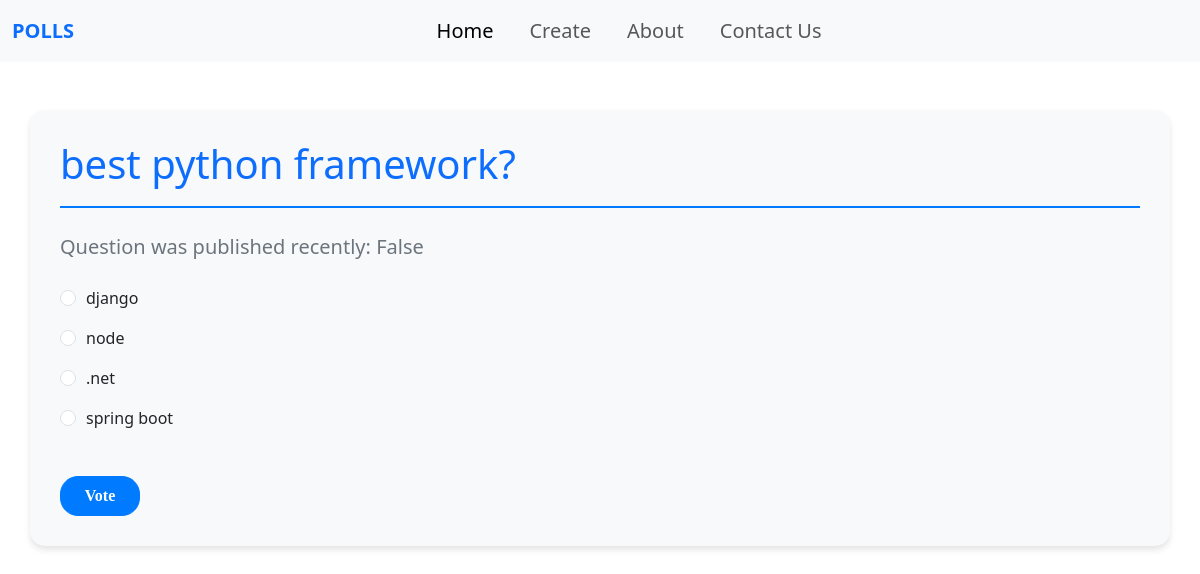
Page /2/ on the committed database.
### polls/models.py (models this page shows, shortened)
class question(models.Model):
    question_text = models.CharField(max_length=300)
    publication_date = models.DateField("data published")
    @admin.display(
        boolean=True,
        ordering="publication_date",
        description="Published recently?",
    )
    def was_published_recently(self) -> bool:
        time_now = timezone.now().date()  # Convert to datetime.date object
        return time_now - timedelta(days=1) <= self.publication_date <= time_now

class choice(models.Model):
    question = models.ForeignKey(question, on_delete=models.CASCADE)
    text_choice = models.CharField(max_length=200)
    votes = models.IntegerField(default=0)
    voters = models.ManyToManyField(User, blank=True)  # Track users who voted for this choice

### polls/views.py (the view)
# urls.py: path("<int:pk>/" , views.DetailView.as_view() , name="details"),
class DetailView(generic.DetailView):
    model = question
    template_name = "polls/details.html"
    def get_queryset(self):
        return question.objects.filter(publication_date__lte=timezone.now())
    def get_context_data(self, **kwargs):
        context = super().get_context_data(**kwargs)
        question = self.get_object()
        context['was_published_recently'] = question.was_published_recently()
        return context

### polls/templates/polls/details.html (shortened to what this page needs)
<!DOCTYPE html>
<html lang="en">
<head>
    <link href="https://cdn.jsdelivr.net/npm/bootstrap@5.3.0-alpha1/dist/css/bootstrap.min.css" rel="stylesheet">
    {% load static %}
<link href="{%static 'polls/style.css'%}" rel="stylesheet">
</head>
<body>
  <nav class="navbar navbar-expand-lg bg-body-tertiary">
    <div class="container-fluid">
      <a class="navbar-brand" href="{%url 'polls:index'%}">POLLS</a>
      <div class="collapse navbar-collapse justify-content-center" id="navbarNavAltMarkup">
        <div class="navbar-nav">
          <a class="nav-link fs-5 active ml-20px" aria-current="page" href="{%url 'polls:index'%}">Home</a>
          <a class="nav-link fs-5 mr-33" href="#">Create</a>
          <a class="nav-link fs-5" href="{% url 'polls:about'%}">About</a>
          <a class="nav-link fs-5 " href="{% url 'polls:contact'%}">Contact Us</a>
        </div>
      </div>
    </div>
  </nav>
<form action="{% url 'polls:vote' question.id %}" method="post" id="pollForm">
    <div class="container mt-5" id="pollContainer">
        <fieldset>
            <legend class="mb-4"><h1 class="text-primary">{{ question.question_text }}</h1></legend>
            <p class="mb-4">Question was published recently: {{question.was_published_recently}}</p>
            {% for choice in question.choice_set.all %}
                <div class="form-check mb-3">
                    <input class="form-check-input" type="radio" name="choice" id="choice{{ forloop.counter }}" value="{{ choice.id }}">
                    <label class="form-check-label" for="choice{{ forloop.counter }}">{{ choice.text_choice }}</label>
                </div>
            {% endfor %}
        </fieldset>
        <button type="submit" class="btn btn-primary btn-lg mt-8" id="voteButton">Vote</button>
    </div>
</form>
</body>

### static/polls/style.css (style rules this page uses)
* { margin: 0; padding: 0; }
:root { --navbar_height: 59px; }
body { background-color: white; }
.btn { padding: 6px 20px; background-color: red; border-radius: 18px; font-size: 1rem; color: white; margin-top: 25px; font-weight: bold; cursor: pointer; margin-top: 62px; margin-bottom: 0px; font-family: tektur; text-decoration: none; }
a.navbar-brand { color: #0d6efd; font-weight: bold; }
a.nav-link { margin-right: 20px; }

### polls/templates/polls/details.html (style rules this page uses)
#pollContainer { background-color: #f8f9fa; padding: 30px; border-radius: 15px; box-shadow: 0 4px 6px rgba(0, 0, 0, 0.1); }
#pollContainer legend { font-size: 28px; color: #007bff; border-bottom: 2px solid #007bff; padding-bottom: 10px; margin-bottom: 20px; }
#pollContainer p { font-size: 20px; color: #6c757d; margin-bottom: 20px; }
#pollContainer .form-check-input { margin-right: 10px; }
#voteButton { background-color: #007bff; border-color: #007bff; transition: background-color 0.3s ease; margin-top:30px; width:80px; height:40px; color:white; font-weight: bold; font-style:sans-serif; }

### rows in the picture
question: question_text "best python framework?", was_published_recently "False"
choice: text_choice "django"
choice: text_choice "node"
choice: text_choice ".net"
choice: text_choice "spring boot"
